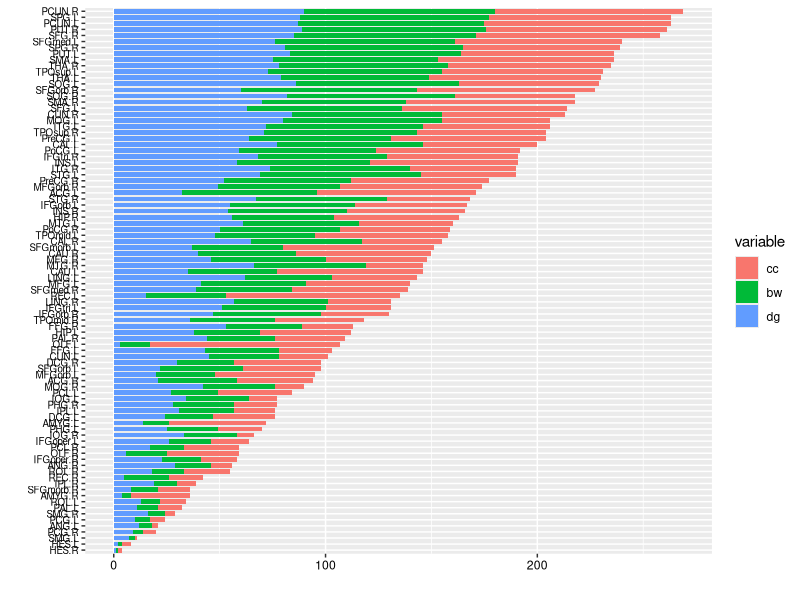

Write R code to recreate this figure.
library(ggplot2)
library(reshape)

mydata_origin <- read.table(file = 'hubs_right.csv',sep = ',',header = T)
mydata <- mydata_origin[,1:4]
mydata$r_order <- factor(x = c(90:1),labels = mydata$node[order(c(1:90),decreasing = T)])

md <- melt(mydata,id = c('node','r_order'))

barplot_1 <-  ggplot(data=md,aes(x = r_order,y = value,fill = variable))
# cols <- c("cc" = "#808080","deg" = "#22DDDD","bc" = "#0909F7")

barplot_1 <- barplot_1 + geom_bar(stat = 'identity',width = 0.8)+ coord_flip()+ xlab(' ') + 
  ylab(' ')  + theme(axis.text.y = element_text(size=7))+theme(axis.text = element_text(colour = '#000000'))

# barplot_1 <- barplot_1 + geom_bar(stat='identity',aes(fill = factor(color)),width = 0.8) + coord_flip()+scale_fill_manual(values = cols,
# breaks = c("0","1","2")) + xlab(' ') + ylab(' ') + ylim(0,6) + theme(axis.text.y = element_text(size=12))+theme(axis.text = element_text(colour = '#000000'))
# 
# 
# 
# barplot_2 <-  ggplot(data=data_occult,aes(x = order,y = value))
# 
# barplot_2 <- barplot_2 + geom_bar(stat='identity',aes(fill = factor(color)),width = 0.8) + coord_flip()+scale_fill_manual(values = cols,
# breaks = c("0","1","3")) + xlab(' ') + ylab(' ') + ylim(0,6) + theme(axis.text.y = element_text(size=12))+theme(axis.text = element_text(colour = '#000000'))
